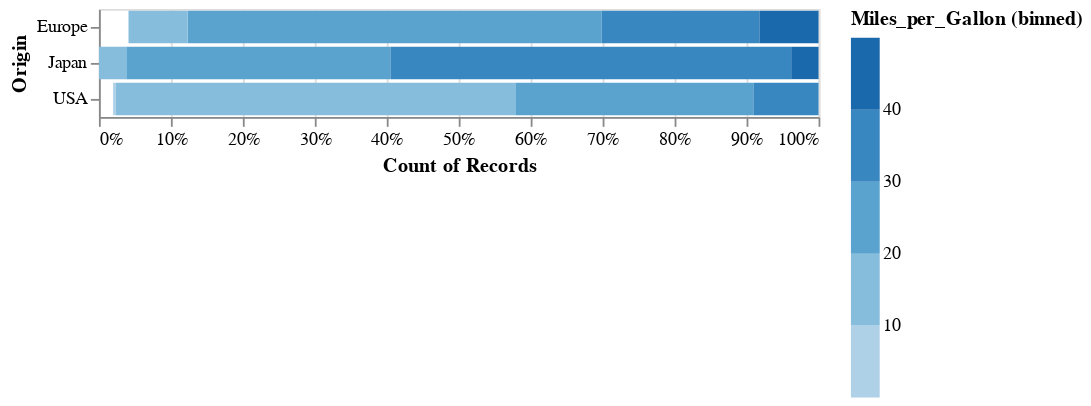

Notebook code for this chart:
### Code cell
alt.Chart(cars).mark_bar().encode(
    color=alt.Color('Miles_per_Gallon', bin=True),
    x=alt.X('count()', stack='normalize'),
    y='Origin'
)

### Figure 1 — Vega-Lite specification as saved in the notebook (floating-point values rounded to 4 significant figures; data arrays with more than 128 entries replaced by an {"elided": "..."} marker saying what was removed)
{"config": {"view": {"continuousWidth": 400, "continuousHeight": 300}}, "data": {"name": "data-f02450ab61490a1363517a0190416235"}, "mark": "bar", "encoding": {"color": {"bin": true, "field": "Miles_per_Gallon", "type": "quantitative"}, "x": {"aggregate": "count", "stack": "normalize", "type": "quantitative"}, "y": {"field": "Origin", "type": "nominal"}}, "$schema": "https://vega.github.io/schema/vega-lite/v4.17.0.json", "datasets": {"data-f02450ab61490a1363517a0190416235": {"elided": "406 records"}}}
